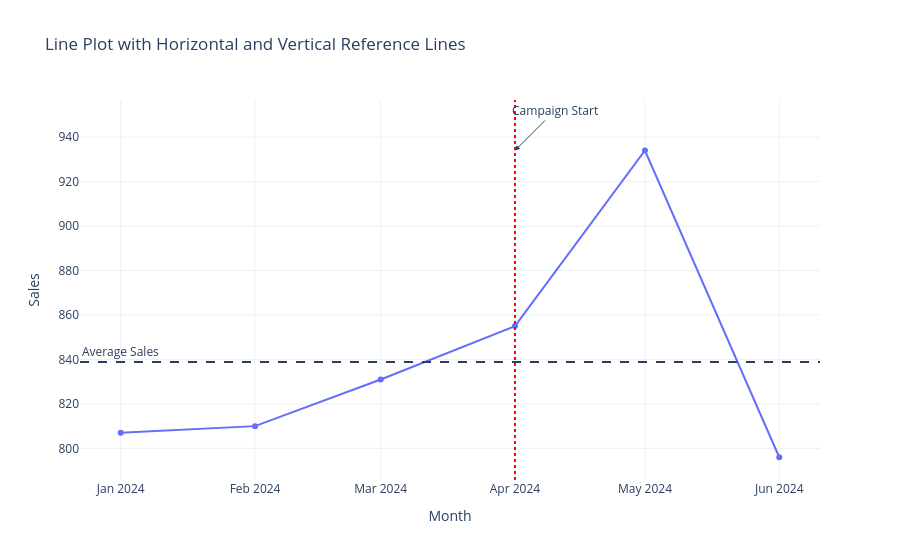

Notebook code for this chart:
### Code cell
campaign_start = pd.Timestamp("2024-04-01")
avg_sales = monthly_sales["sales"].mean()

fig = px.line(
    monthly_sales,
    x="month",
    y="sales",
    markers=True,
    title="Line Plot with Horizontal and Vertical Reference Lines"
)

fig.add_hline(
    y=avg_sales,
    line_dash="dash",
    annotation_text="Average Sales",
    annotation_position="top left"
)

fig.add_vline(
    x=campaign_start,
    line_dash="dot",
    line_color="red"
)

fig.add_annotation(
    x=campaign_start,
    y=monthly_sales["sales"].max(),
    text="Campaign Start",
    showarrow=True,
    arrowhead=2,
    ax=40,
    ay=-40
)

fig.update_layout(
    xaxis_title="Month",
    yaxis_title="Sales"
)

fig.show()

### Figure 1 — Plotly figure (JSON) as saved in the notebook; plotly's stock layout.template omitted (floating-point values rounded to 4 significant figures)
{"data": [{"hovertemplate": "month=%{x}<br>sales=%{y}<extra></extra>", "legendgroup": "", "line": {"color": "#636efa", "dash": "solid"}, "marker": {"symbol": "circle"}, "mode": "lines+markers", "name": "", "orientation": "v", "showlegend": false, "type": "scatter", "x": ["2024-01-01T00:00:00.000000", "2024-02-01T00:00:00.000000", "2024-03-01T00:00:00.000000", "2024-04-01T00:00:00.000000", "2024-05-01T00:00:00.000000", "2024-06-01T00:00:00.000000"], "xaxis": "x", "y": [807, 810, 831, 855, 934, 796], "yaxis": "y"}], "layout": {"annotations": [{"showarrow": false, "text": "Average Sales", "x": 0, "xanchor": "left", "xref": "x domain", "y": 838.8, "yanchor": "bottom", "yref": "y"}, {"arrowhead": 2, "ax": 40, "ay": -40, "showarrow": true, "text": "Campaign Start", "x": "2024-04-01T00:00:00", "y": 934}], "legend": {"tracegroupgap": 0}, "shapes": [{"line": {"dash": "dash"}, "type": "line", "x0": 0, "x1": 1, "xref": "x domain", "y0": 838.8, "y1": 838.8, "yref": "y"}, {"line": {"color": "red", "dash": "dot"}, "type": "line", "x0": "2024-04-01T00:00:00", "x1": "2024-04-01T00:00:00", "xref": "x", "y0": 0, "y1": 1, "yref": "y domain"}], "title": {"text": "Line Plot with Horizontal and Vertical Reference Lines"}, "xaxis": {"anchor": "y", "domain": [0, 1], "title": {"text": "Month"}}, "yaxis": {"anchor": "x", "domain": [0, 1], "title": {"text": "Sales"}}}}
